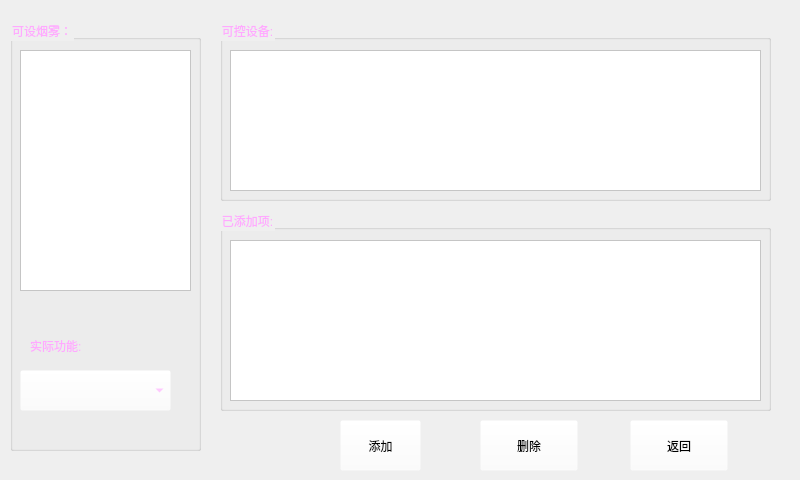
<?xml version="1.0" encoding="UTF-8"?>
<ui version="4.0">
 <class>CSmog</class>
 <widget class="QWidget" name="CSmog">
  <property name="geometry">
   <rect>
    <x>0</x>
    <y>0</y>
    <width>800</width>
    <height>480</height>
   </rect>
  </property>
  <property name="minimumSize">
   <size>
    <width>800</width>
    <height>480</height>
   </size>
  </property>
  <property name="maximumSize">
   <size>
    <width>800</width>
    <height>480</height>
   </size>
  </property>
  <property name="windowTitle">
   <string>Form</string>
  </property>
  <widget class="QGroupBox" name="groupBox">
   <property name="geometry">
    <rect>
     <x>10</x>
     <y>20</y>
     <width>191</width>
     <height>431</height>
    </rect>
   </property>
   <property name="styleSheet">
    <string notr="true">font: 75 72pt &quot;Ubuntu&quot;;
background-color: rgba(255, 255, 255, 0);
color: rgb(255, 170, 255);</string>
   </property>
   <property name="title">
    <string>可设烟雾：</string>
   </property>
   <widget class="QTableWidget" name="tableWidget">
    <property name="geometry">
     <rect>
      <x>10</x>
      <y>30</y>
      <width>171</width>
      <height>241</height>
     </rect>
    </property>
    <property name="styleSheet">
     <string notr="true">font: 75 72pt &quot;Ubuntu&quot;;
color: rgb(0, 0, 127);
background-color: rgb(255, 255, 255);</string>
    </property>
   </widget>
   <widget class="QLabel" name="label">
    <property name="geometry">
     <rect>
      <x>20</x>
      <y>310</y>
      <width>111</width>
      <height>31</height>
     </rect>
    </property>
    <property name="text">
     <string>实际功能:</string>
    </property>
   </widget>
   <widget class="QComboBox" name="comboBox">
    <property name="geometry">
     <rect>
      <x>10</x>
      <y>350</y>
      <width>151</width>
      <height>41</height>
     </rect>
    </property>
   </widget>
  </widget>
  <widget class="QGroupBox" name="groupBox_2">
   <property name="geometry">
    <rect>
     <x>220</x>
     <y>20</y>
     <width>551</width>
     <height>181</height>
    </rect>
   </property>
   <property name="styleSheet">
    <string notr="true">font: 75 72pt &quot;Ubuntu&quot;;
background-color: rgba(255, 255, 255, 0);
color: rgb(255, 170, 255);
</string>
   </property>
   <property name="title">
    <string>可控设备:</string>
   </property>
   <widget class="QTableWidget" name="tableWidget_2">
    <property name="geometry">
     <rect>
      <x>10</x>
      <y>30</y>
      <width>531</width>
      <height>141</height>
     </rect>
    </property>
    <property name="styleSheet">
     <string notr="true">font: 75 72pt &quot;Ubuntu&quot;;
background-color: rgb(255, 255, 255);
color: rgb(0, 0, 127);</string>
    </property>
   </widget>
  </widget>
  <widget class="QGroupBox" name="groupBox_3">
   <property name="geometry">
    <rect>
     <x>220</x>
     <y>210</y>
     <width>551</width>
     <height>201</height>
    </rect>
   </property>
   <property name="styleSheet">
    <string notr="true">background-color: rgba(255, 255, 255, 0);
color: rgb(255, 170, 255);
font: 75 72pt &quot;Ubuntu&quot;;</string>
   </property>
   <property name="title">
    <string>已添加项:</string>
   </property>
   <widget class="QTableWidget" name="tableWidget_3">
    <property name="geometry">
     <rect>
      <x>10</x>
      <y>30</y>
      <width>531</width>
      <height>161</height>
     </rect>
    </property>
    <property name="styleSheet">
     <string notr="true">background-color: rgb(255, 255, 255);
color: rgb(0, 0, 127);
font: 75 72pt &quot;Ubuntu&quot;;</string>
    </property>
   </widget>
  </widget>
  <widget class="QPushButton" name="pushButton">
   <property name="geometry">
    <rect>
     <x>340</x>
     <y>420</y>
     <width>81</width>
     <height>51</height>
    </rect>
   </property>
   <property name="styleSheet">
    <string notr="true">font: 75 72pt &quot;Ubuntu&quot;;
background-color: rgba(255, 255, 255, 0);
color: rgb(0, 0, 0);</string>
   </property>
   <property name="text">
    <string>添加</string>
   </property>
  </widget>
  <widget class="QPushButton" name="pushButton_2">
   <property name="geometry">
    <rect>
     <x>480</x>
     <y>420</y>
     <width>98</width>
     <height>51</height>
    </rect>
   </property>
   <property name="styleSheet">
    <string notr="true">font: 75 72pt &quot;Ubuntu&quot;;
background-color: rgba(255, 255, 255, 0);
color: rgb(0, 0, 0);</string>
   </property>
   <property name="text">
    <string>删除</string>
   </property>
  </widget>
  <widget class="QPushButton" name="pushButton_3">
   <property name="geometry">
    <rect>
     <x>630</x>
     <y>420</y>
     <width>98</width>
     <height>51</height>
    </rect>
   </property>
   <property name="styleSheet">
    <string notr="true">font: 75 72pt &quot;Ubuntu&quot;;
background-color: rgba(255, 255, 255, 0);
color: rgb(0, 0, 0);</string>
   </property>
   <property name="text">
    <string>返回</string>
   </property>
  </widget>
 </widget>
 <resources/>
 <connections/>
</ui>
